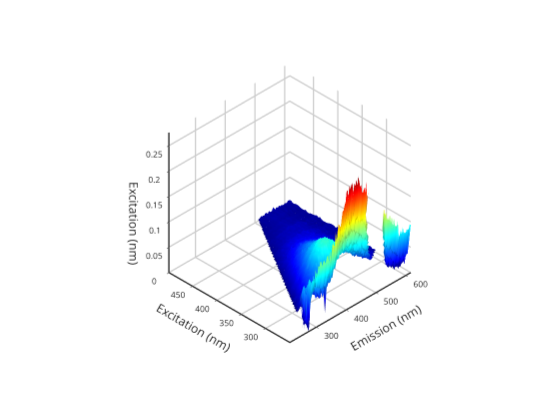

Notebook code cell kept with this figure:
### Markdown cell above
# Picking specific values

Using the graph below you can find fluorescence values at any ex/em pairs that you wish to use for fluorescnece indices such as humification index or fluorescence index.

### Code cell
% use the plotly plotting command to make the surface rotatable
graphics_toolkit ("plotly"); 
makesurfaceplot(F,em,ex)

### Figure 1 — Plotly figure (JSON) as saved in the notebook; plotly's stock layout.template omitted (floating-point values rounded to 4 significant figures; data arrays with more than 128 entries replaced by an {"elided": "..."} marker saying what was removed)
{"data": [{"autocolorscale": "false", "cauto": "false", "cmax": 0.2503, "cmin": 0, "colorscale": [[0, "rgb(0,0,143)"], [0.01587, "rgb(0,0,159)"], [0.03175, "rgb(0,0,175)"], [0.04762, "rgb(0,0,191)"], [0.06349, "rgb(0,0,207)"], [0.07937, "rgb(0,0,223)"], [0.09524, "rgb(0,0,239)"], [0.1111, "rgb(0,0,255)"], [0.127, "rgb(0,15,255)"], [0.1429, "rgb(0,31,255)"], [0.1587, "rgb(0,47,255)"], [0.1746, "rgb(0,63,255)"], [0.1905, "rgb(0,79,255)"], [0.2063, "rgb(0,95,255)"], [0.2222, "rgb(0,111,255)"], [0.2381, "rgb(0,127,255)"], [0.254, "rgb(0,143,255)"], [0.2698, "rgb(0,159,255)"], [0.2857, "rgb(0,175,255)"], [0.3016, "rgb(0,191,255)"], [0.3175, "rgb(0,207,255)"], [0.3333, "rgb(0,223,255)"], [0.3492, "rgb(0,239,255)"], [0.3651, "rgb(0,255,255)"], [0.381, "rgb(15,255,239)"], [0.3968, "rgb(31,255,223)"], [0.4127, "rgb(47,255,207)"], [0.4286, "rgb(63,255,191)"], [0.4444, "rgb(79,255,175)"], [0.4603, "rgb(95,255,159)"], [0.4762, "rgb(111,255,143)"], [0.4921, "rgb(127,255,127)"], [0.5079, "rgb(143,255,111)"], [0.5238, "rgb(159,255,95)"], [0.5397, "rgb(175,255,79)"], [0.5556, "rgb(191,255,63)"], [0.5714, "rgb(207,255,47)"], [0.5873, "rgb(223,255,31)"], [0.6032, "rgb(239,255,15)"], [0.619, "rgb(255,255,0)"], [0.6349, "rgb(255,239,0)"], [0.6508, "rgb(255,223,0)"], [0.6667, "rgb(255,207,0)"], [0.6825, "rgb(255,191,0)"], [0.6984, "rgb(255,175,0)"], [0.7143, "rgb(255,159,0)"], [0.7302, "rgb(255,143,0)"], [0.746, "rgb(255,127,0)"], [0.7619, "rgb(255,111,0)"], [0.7778, "rgb(255,95,0)"], [0.7937, "rgb(255,79,0)"], [0.8095, "rgb(255,63,0)"], [0.8254, "rgb(255,47,0)"], [0.8413, "rgb(255,31,0)"], [0.8571, "rgb(255,15,0)"], [0.873, "rgb(255,0,0)"], [0.8889, "rgb(239,0,0)"], [0.9048, "rgb(223,0,0)"], [0.9206, "rgb(207,0,0)"], [0.9365, "rgb(191,0,0)"], [0.9524, "rgb(175,0,0)"], [0.9683, "rgb(159,0,0)"], [0.9841, "rgb(143,0,0)"], [1, "rgb(127,0,0)"]], "contours": {"x": {"highlight": true, "highlightcolor": "rgb(0, 0, 0)", "highlightwidth": 1, "show": false}, "y": {"highlight": true, "highlightcolor": "rgb(0, 0, 0)", "highlightwidth": 1, "show": false}, "z": {"highlight": true, "highlightcolor": "rgb(0, 0, 0)", "highlightwidth": 1, "show": false}}, "name": "", "scene": "scene", "showlegend": false, "showscale": false, "surfacecolor": {"elided": "77x125 float values"}, "type": "surface", "visibility": true, "x": [210.9, 214.1, 217.2, 220.4, 223.6, 226.7, 229.9, 233.1, 236.3, 239.5, 242.7, 245.8, 249.0, 252.2, 255.4, 258.6, 261.8, 265.0, 268.2, 271.4, 274.6, 277.9, 281.1, 284.3, 287.5, 290.7, 293.9, 297.2, 300.4, 303.6, 306.9, 310.1, 313.3, 316.6, 319.8, 323.0, 326.3, 329.5, 332.8, 336.0, 339.3, 342.5, 345.8, 349.0, 352.3, 355.5, 358.8, 362.1, 365.3, 368.6, 371.9, 375.1, 378.4, 381.7, 384.9, 388.2, 391.5, 394.8, 398.1, 401.3, 404.6, 407.9, 411.2, 414.5, 417.8, 421.1, 424.4, 427.7, 431.0, 434.2, 437.5, 440.8, 444.1, 447.5, 450.8, 454.1, 457.4, 460.7, 464.0, 467.3, 470.6, 473.9, 477.2, 480.5, 483.9, 487.2, 490.5, 493.8, 497.1, 500.5, 503.8, 507.1, 510.4, 513.7, 517.1, 520.4, 523.7, 527.0, 530.4, 533.7, 537.0, 540.4, 543.7, 547.0, 550.4, 553.7, 557.0, 560.4, 563.7, 567.0, 570.4, 573.7, 577.0, 580.4, 583.7, 587.1, 590.4, 593.7, 597.1, 600.4, 603.8, 607.1, 610.5, 613.8, 617.1], "y": [498.6, 495.4, 492.1, 488.8, 485.6, 482.3, 479.0, 475.7, 472.5, 469.2, 465.9, 462.7, 459.4, 456.1, 452.9, 449.6, 446.3, 443.0, 439.8, 436.5, 433.2, 430.0, 426.7, 423.4, 420.1, 416.9, 413.6, 410.3, 407.1, 403.8, 400.5, 397.3, 394.0, 390.7, 387.4, 384.2, 380.9, 377.6, 374.4, 371.1, 367.8, 364.6, 361.3, 358.0, 354.8, 351.5, 348.2, 344.9, 341.7, 338.4, 335.1, 331.9, 328.6, 325.3, 322.1, 318.8, 315.5, 312.2, 309.0, 305.7, 302.4, 299.2, 295.9, 292.6, 289.4, 286.1, 282.8, 279.5, 276.3, 273, 269.7, 266.5, 263.2, 259.9, 256.6, 253.4, 250.1], "z": {"elided": "77x125 float values"}}], "layout": {"height": 420, "hovermode": "closest", "margin": {"b": 0, "l": 0, "r": 0, "t": 0}, "plot_bgcolor": "rgba(0, 0, 0, 0)", "scene": {"aspectmode": "auto", "aspectratio": {"x": 1, "y": 1, "z": 1}, "camera": {"projection": {"type": "orthographic"}}, "domain": {"x": [0.13, 0.905], "y": [0.11, 0.925]}, "xaxis": {"autorange": false, "exponentformat": "none", "gridcolor": "", "gridwidth": 3, "linecolor": "rgb(38,38,38)", "linewidth": 3, "mirror": false, "range": [617.1, 210.9], "showgrid": true, "showline": true, "side": "bottom", "spikedash": "solid", "spikemode": "across", "spikesides": false, "spikethickness": 1, "tickangle": 0, "tickcolor": "rgb(38,38,38)", "tickfont": {"color": "rgb(38,38,38)", "size": 10}, "ticklen": 3, "ticks": "outside", "ticktext": ["300", "400", "500", "600"], "tickvals": [300, 400, 500, 600], "title": {"font": {"color": "rgb(38,38,38)", "size": 12}, "text": "Emission (nm)"}, "type": "linear", "visible": true, "zeroline": false}, "yaxis": {"autorange": false, "exponentformat": "none", "gridcolor": "", "gridwidth": 3, "linecolor": "rgb(38,38,38)", "linewidth": 3, "mirror": false, "range": [498.6, 250.1], "showgrid": true, "showline": true, "side": "left", "spikedash": "solid", "spikemode": "across", "spikesides": false, "spikethickness": 1, "tickangle": 0, "tickcolor": "rgb(38,38,38)", "tickfont": {"color": "rgb(38,38,38)", "size": 10}, "ticklen": 3, "ticks": "outside", "ticktext": ["300", "350", "400", "450"], "tickvals": [300, 350, 400, 450], "title": {"font": {"color": "rgb(38,38,38)", "size": 12}, "text": "Excitation (nm)"}, "type": "linear", "visible": true, "zeroline": false}, "zaxis": {"autorange": false, "exponentformat": "none", "gridcolor": "", "gridwidth": 3, "linecolor": "rgb(38,38,38)", "linewidth": 3, "mirror": false, "range": [0, 0.2754], "showgrid": true, "showline": true, "side": "none", "spikedash": "solid", "spikemode": "across", "spikesides": false, "spikethickness": 1, "tickangle": 0, "tickcolor": "rgb(38,38,38)", "tickfont": {"color": "rgb(38,38,38)", "size": 10}, "ticklen": 3, "ticks": "outside", "ticktext": ["0", "0.05", "0.1", "0.15", "0.2", "0.25"], "tickvals": [0, 0.05, 0.1, 0.15, 0.2, 0.25], "title": {"font": {"color": "rgb(38,38,38)", "size": 12}, "text": "Excitation (nm)"}, "type": "linear", "visible": true, "zeroline": false}}, "showlegend": false, "width": 560}}
